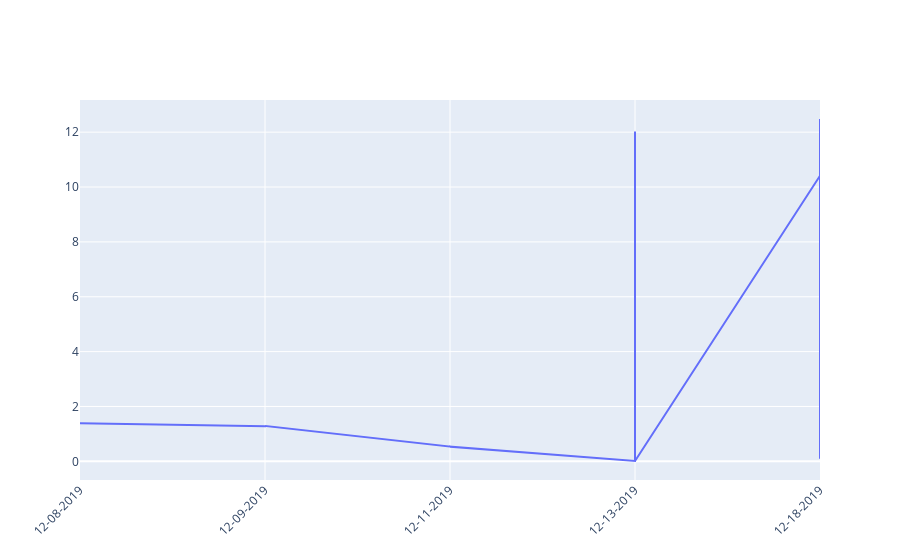

Here is the notebook cell this chart was saved with:
### Code cell
time_series = pd.read_csv('time_series.csv')
option ='Data Engineer'
skill = 'SQL'

ts_graph = time_series[time_series['Title'].astype(str).str.contains(option)]
ts_graph2 = ts_graph[ts_graph['Tech'].astype(str).str.contains(skill.lower())]
ts_graph2 = ts_graph2.sort_values(by='Date')
fig = go.Figure(data=[go.Scatter(x=ts_graph2.Date,y=ts_graph2['Percentage'])])
fig.update_layout(xaxis_tickangle=-45)                
fig.show()
